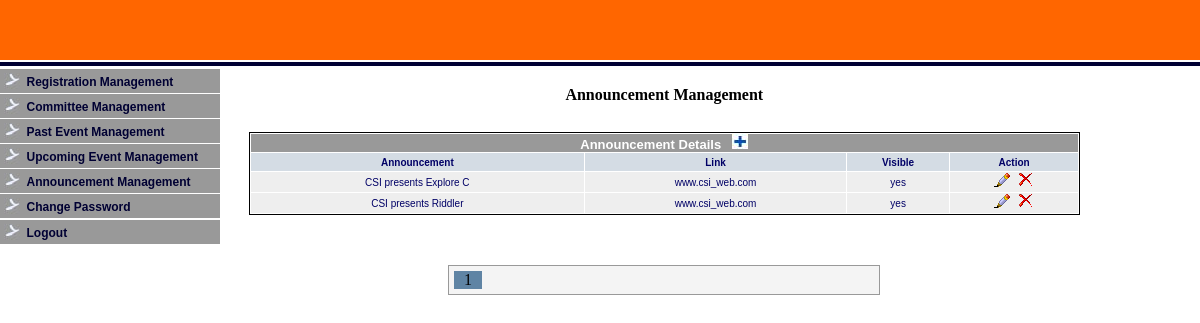
/admin/ann_mgt.php, run on the app's committed database.
### tables this page shows
CREATE TABLE IF NOT EXISTS `announcement` (
  `id` int(4) unsigned NOT NULL AUTO_INCREMENT,
  `text` varchar(250) DEFAULT NULL,
  `link` varchar(2000) DEFAULT NULL,
  `visible` varchar(4) NOT NULL DEFAULT 'yes',
  `addedBy` varchar(25) NOT NULL,
  `addedOn` datetime NOT NULL,
  PRIMARY KEY (`id`)
);

### admin/ann_mgt.php (the view, shortened to what this page needs)
<?php
include("../lib/connection.php");
$sql_ann="SELECT * FROM `announcement` ORDER BY `id` ASC";
$rs_ann= $mysqli->query($sql_ann);
$num_rows=$rs_ann->num_rows;
if(!empty($_GET['p']))
{
	$p=$_GET['p'];
	$link_page=$p;
}
else
{
		$p=1;
}
		$list=10;
		$num=(integer)($num_rows/$list);
		if(($num_rows%$list)!=0)
		{
			$num=$num+1;
		}
		$not_found=$list*($p-1);
		$no_list=11;
		$no_mid=intval($no_list/2);
		$first=$p-$no_mid;
		if($first<=0)
		{
			$first=1;
		}
		$last=$first+$no_list-1;
		if($last>$num)
		{
			$last=$num;
			$first=$last-$no_list+1;
			if($first<=0)
			{
				$first=1;
			}
		}
$sql_ann.="  LIMIT $not_found,$list";
$resnew =$mysqli->query($sql_ann);
if(!empty($_REQUEST['msg']))
{
	$msg = $_REQUEST['msg'];
}
else
{
	$msg = "";
}
?>
<html>
<head>
<link href="../styles/admin_style.css" rel="stylesheet" type="text/css">
</head>
<body style="margin:0px; padding:0px;">
<?php include("header.php");    ?>
<table align="left" border="0" cellpadding="0" cellspacing="0" width="90%"  >
		<tr>
		<td align="left" valign="top" width="20%">
					<?php include("left.php");    ?>
		</td>
		<td align="center" valign="top" width="68%">
					<table align="center" border="0" cellpadding="0" cellspacing="0" width="100%">
							<tr height="20"><td colspan="2"></td></tr>
							<tr>
							<td colspan="4" class="black" align="center"><b>Announcement Management</b></td>
							</tr>
							<tr height="10"><td colspan="2"></td></tr>
							<tr>
							<td align="center" width="15%">&nbsp;</td>
							<td colspan="2" class="mysty4" align="center" width="70%" style="color:#FF0000;">&nbsp;<?php echo $msg; ?></td>
							<td align="center" width="15%">&nbsp;</td>
							</tr>
					</table>
					<table class="tab_sty1" align="center" border="0" cellpadding="0" cellspacing="1" width="100%">
								<tr class="list" height="18">
								<td colspan="6" class="mysty2" align="center" bgcolor="#999999"><font color="#FFFFFF" size="2"><b>Announcement Details</b></font>&nbsp;&nbsp;&nbsp;&nbsp;<a href="add_ann.php"><img src="../images/add.jpg" alt="" border="0" height="15" width="16"></a></td>
								</tr>
								<tr bgcolor="#D4DCE4" height="18">
                                <td class="mysty1" align="center" ><b>Announcement</b></td>
                                <td class="mysty1" align="center" ><b>Link</b></td>
                                <td class="mysty1" align="center" ><b>Visible</b></td>
                                <td class="mysty1"  align="center"><b>Action</b></td>
								</tr>
<?php
while($row_ann= $resnew->fetch_assoc())
{
?>
<tr bgcolor="#eeeeee">
<td class="mysty1" align="center"><?php echo $row_ann['text']; ?></td>
<td class="mysty1" align="center"><?php echo $row_ann['link']; ?></td>
<td class="mysty1" align="center"><?php echo $row_ann['visible']; ?></td>
<td align="center" ><a href="ann_edit.php?id=<?php echo $row_ann['id']; ?>" class="A3"  ><img src="../images/edit.png" border="0"></a>&nbsp;&nbsp;<a href="ann_delete.php?id=<?php echo $row_ann['id']; ?>" class="A3" onClick="return(confirm('Do you really want to Delete?'))"  ><img src="../images/delete.png" border="0"></a></td>
</tr>
<?php
}
?>
								</table>
<p>&nbsp;</p>
<table align="center" border="0" cellpadding="0" cellspacing="0" width="52%">
               <tr>
                 <td class="paging">
				 <ul>
		<li style="width:300px">
			<ul>
						<?php
						for($i=$first;$i<=$last;$i++)
						{
							if($i==$p)
							{
							?>
								<li class="current"><a href="ann_mgt.php?p=<?php echo $i; ?>')" class="current"><?php print $i; ?></a></li>
							<?php
							}
							?>
							<?php
						}
						?>
			</ul>
		</li>
				 </ul>
				 </td>
               </tr>
</table>
    	</td>
		</tr>
</table>
<p><img src="../images/white_px.jpg" border="0" height="10"></p>
</body>
</html>

### styles/admin_style.css (style rules this page uses)
.mysty1 { font-family:Verdana, Arial, Helvetica, sans-serif; font-size:10px; color:#006; }
.mysty2 { font-family:Verdana, Arial, Helvetica, sans-serif; font-size:10px; color:#FFFFFF; }
.mysty4 { font-family:Verdana, Arial, Helvetica, sans-serif; font-size:12px; font-weight:bold; color:#000000; }
.tab_sty1 { border-left:1px solid #000000; border-right:1px solid #000000; border-top:1px solid #000000; border-bottom:1px solid #000000; }
.paging { background:#f4f4f4; border:#999999 1px solid; height:30px }
.paging ul { margin:0; padding:0; list-style:none; float:left; }
.paging ul li { margin:0; padding:0 5px 0 5px;; list-style:none; float:left; }
.paging ul li a { margin:0; padding:0 5px 0 5px;; list-style:none; float:left; }
.current { margin:0; padding:0 5px 0 5px;; list-style:none; float:left; background-color:#5f84a4; text-decoration:none; }
a.current { margin:0; padding:0 5px 0 5px;; list-style:none; float:left; background-color:#5f84a4; text-decoration:none; color:#000000; }

### data on the page
announcement: text "CSI presents Explore C", link "www.csi_web.com", visible "yes"
announcement: text "CSI presents Riddler", link "www.csi_web.com", visible "yes"
